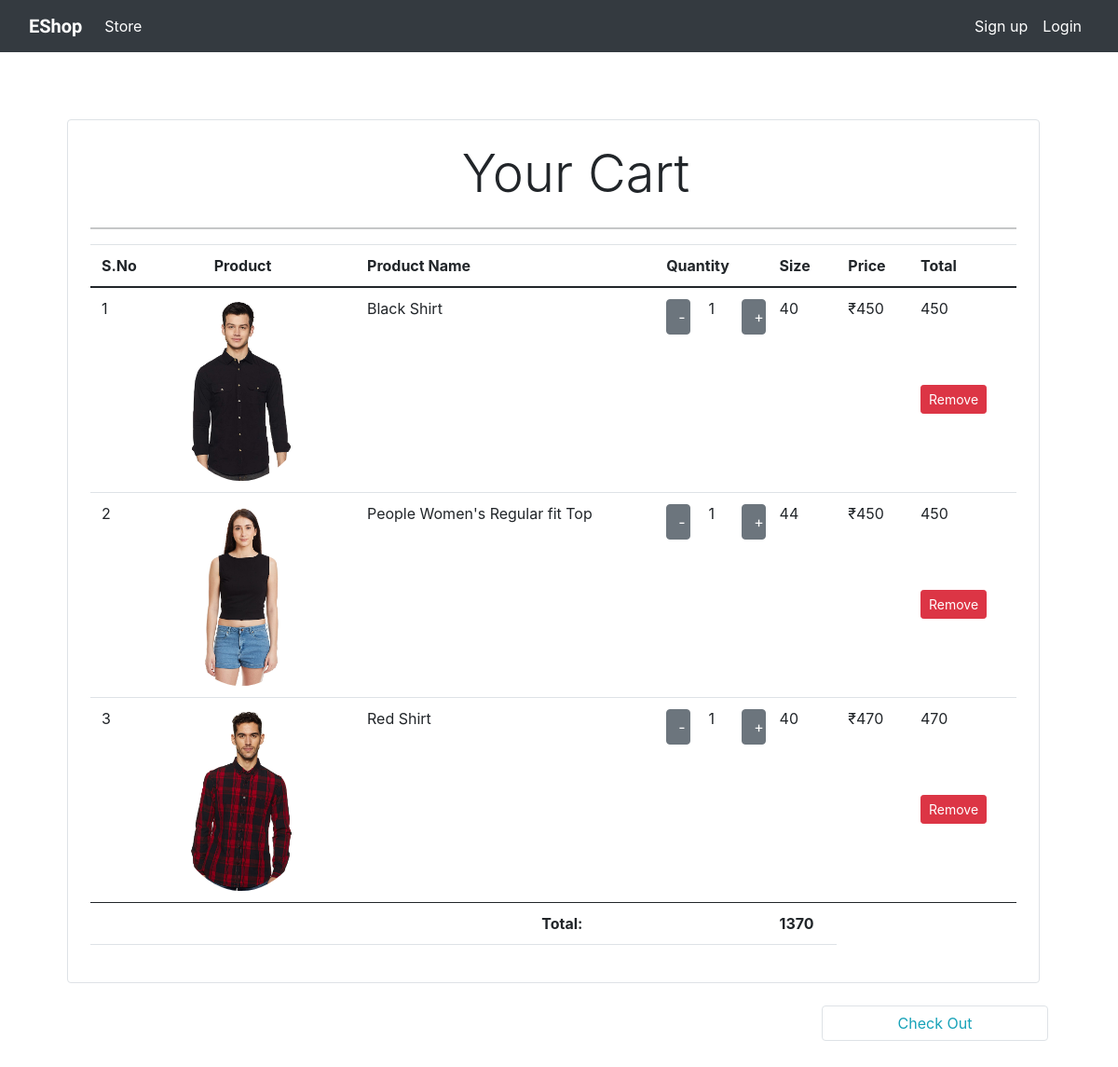
/cart (signed in), run on the app's committed database.
### store/models/cart.py (models this page shows, shortened)
class Cart(models.Model):
    product = models.ForeignKey(Product,on_delete=models.CASCADE)
    quantity = models.IntegerField(default=1)
    user = models.ForeignKey(User,on_delete=models.CASCADE)
    size = models.IntegerField(default=0)
    @staticmethod
    def get_all_products_by_user(user_id):
        return Cart.objects.filter(user = user_id)
    @staticmethod
    def get_cart_by_user_id(user_id):
        if user_id:
            return Cart.objects.filter(user=user_id)
        else:
            return None

### store/models/product.py (models this page shows, shortened)
class Product(models.Model):
    name = models.CharField(max_length=50)
    price = models.IntegerField(default=0)
    category = models.ForeignKey(Category,on_delete=models.CASCADE,default=1)
    descripton = models.CharField(max_length=200,default='',null=True,blank=True)
    image = models.ImageField(upload_to='uploads/products/')

### store/views2/cart.py (the view, shortened to what this page needs)
# urls.py: path('cart',cart.Cart_View.as_view(),name="cart"),
class Cart_View(View):
    def get(self,request):
        if request.user.is_authenticated:
            cart = Cart.get_cart_by_user_id(request.user.id)
            cart_size = Cart.get_all_products_by_user(request.user.id)
            return render(request,'cart.html',{'Cart':cart,'cart_size':len(cart_size)})
        else:
            return redirect('homepage')

### store/templatetags/cart.py (called while the page is built)
@register.filter(name='cart_quantity')
def cart_quantity(product,user_id):
    cart = Cart.objects.filter(product=product,user=user_id)
    return cart[0].quantity

@register.filter(name='product_total_price')
def product_total_price(product,user_id):
    return product.price * cart_quantity(product,user_id)

@register.filter(name='total_cart_price')
def total_cart_price(Cart,user_id):
    sum = int(0)
    for cart in Cart:
        sum += product_total_price(cart.product,user_id)
    return sum

### store/templatetags/custom_filter.py (called while the page is built)
@register.filter(name='currency_symbol')
def add_currency_symbol(number):
    return "₹" + str(number)

### store/templates/cart.html (shortened to what this page needs)
{% extends 'base.html' %}
{% load cart %}
{% load custom_filter %}
{% block content %}
 <div class="container p-4 m-4">
 <div class="p-4 m-4 border rounded">
     <div class="text-center display-4 ml-4 pl-4 mb-4"><p>Your Cart<p></p></div>
     <hr/>
 <table class="table">
     <thead>
         <tr>
             <th>S.No</th>
             <th></th>
             <th>Product</th>
             <th>Product Name</th>
             <th>Quantity</th>
             <th>Size</th>
             <th>Price</th>
             <th>Total</th>
         </tr>
     </thead>
     <tbody>
     {% for cart in Cart %}
         <tr>
             <td>{{forloop.counter}}</td>
             <td colspan="2"><img class="rounded-circle" src="{{cart.product.image.url}}" width="150" /></td>
             <td>{{cart.product.name}}</td>
             <td>
    <div class="row no-gutters">
    <form action="#{{cart.id}}" method="POST" class="col-2">
      <input type="submit" value="-" class="btn btn-block btn-secondary col"/>
    </form>
    <div class="text-center col">{{cart.quantity}}</div>
    <form action="#{{cart.id}}" method="POST" class="col-2">
      <input type="submit" value="+" class="btn btn-block btn-secondary col"/>
    </form>
  </div>
             </td>
             <td>{{cart.size}}</td>
             <td>{{cart.product.price|currency_symbol}}</td>
             <td><p>{{cart.product|product_total_price:request.user.id}}</p>
              <form action="{% url 'cart' %}" method="post">
                <p class="pt-4 mt-4">
                    <input class="btn btn-danger btn-sm mt-4" type="submit" value="Remove" name="remove_product"></p>
              </form>
             </td>
            </tr>
      {% endfor %}
     </tbody>
     <tfoot class="mt-3">
         <th colspan="3"></th>
          <th colspan="2" class="text-center">Total:</th>
         <th>{{Cart|total_cart_price:request.user.id}}</th>
     </tfoot>
 </table>
 </div>
 <div class="d-flex">
    <div class="col-9"></div>
    <div class="col-3"><a href="" data-toggle="modal" data-target="#exampleModal" class="btn btn-outline-info border rounded col-12">Check Out</a>
 </div>
</div>
 </div>
{%endblock content%}

### data on the page
Cart: product.image (picture), product.name "Black Shirt", quantity "1", size "40", product.price "₹450", product|product_total_price "450"
Cart: product.image (picture), product.name "People Women's Regular fit Top", quantity "1", size "44", product.price "₹450", product|product_total_price "450"
Cart: product.image (picture), product.name "Red Shirt", quantity "1", size "40", product.price "₹470", product|product_total_price "470"

### other printed values
{{ Cart|total_cart_price:request.user.id }} "1370"
